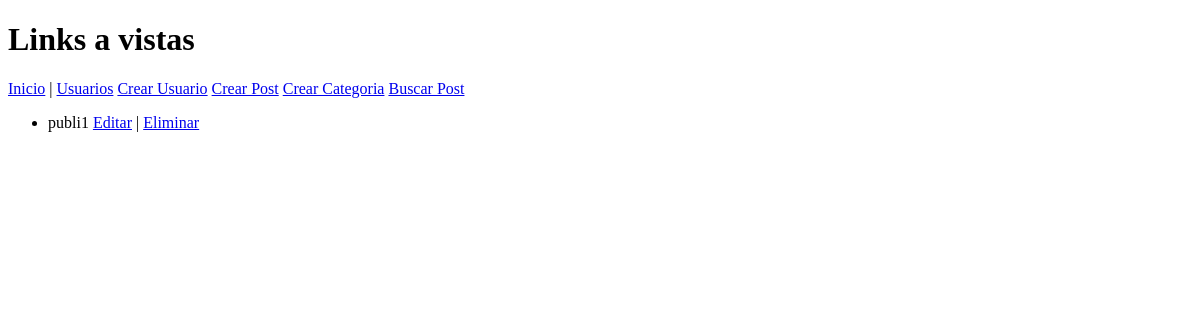
The app's page /, older data.
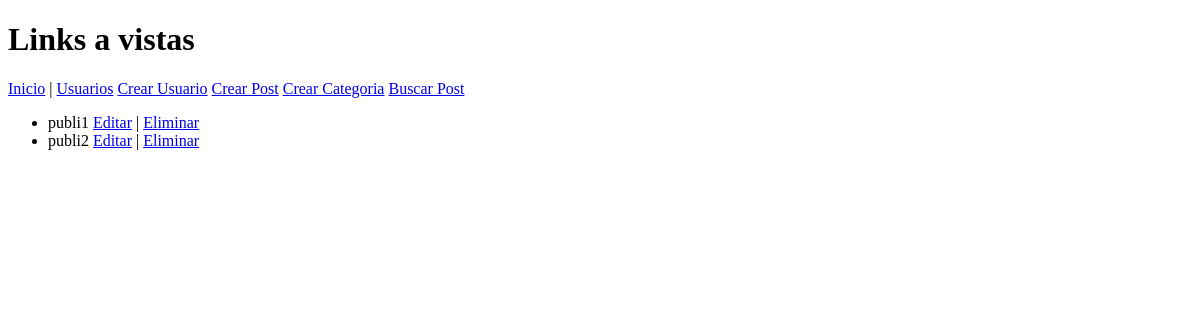
The same page, newer data.
### core/models.py (models this page shows)
class Post(models.Model):
    titulo = models.CharField(max_length=200)
    contenido = models.TextField()
    fecha_publicacion = models.DateTimeField(auto_now_add=True)

### core/views.py (the view)
# urls.py: path('', views.inicio, name='index'),
def inicio(request):
    posts = Post.objects.all()
    return render(request, "core/index.html", {"posts": posts})

### core/templates/core/index.html (shortened to what this page needs)
<!DOCTYPE html>
<html lang="en">
<head>
</head>
<body>
    <h1>Links a vistas</h1>
        <a href="{% url 'index' %}">Inicio</a> |
        <a href="{% url 'usuarios' %}">Usuarios</a>
        <a href="{% url 'crear_usuario' %}">Crear Usuario</a>
        <a href="{% url 'crear_post' %}">Crear Post</a>
        <a href="{% url 'crear_categoria' %}">Crear Categoria</a>
        <a href="{% url 'buscar_post' %}">Buscar Post</a>
   <ul>
    {% for post in posts %}
        <li>
            {{ post.titulo }}
            <a href="{% url 'editar_post' post.id %}">Editar</a> |
            <a href="{% url 'eliminar_post' post.id %}">Eliminar</a>
        </li>
    {% empty %}
        <li>No hay posts todavía. <a href="{% url 'crear_post' %}">¡Creá uno!</a></li>
    {% endfor %}
</body>
</html>

Row changes from the older to the newer data that the page shows:
added Post: titulo "publi2"
